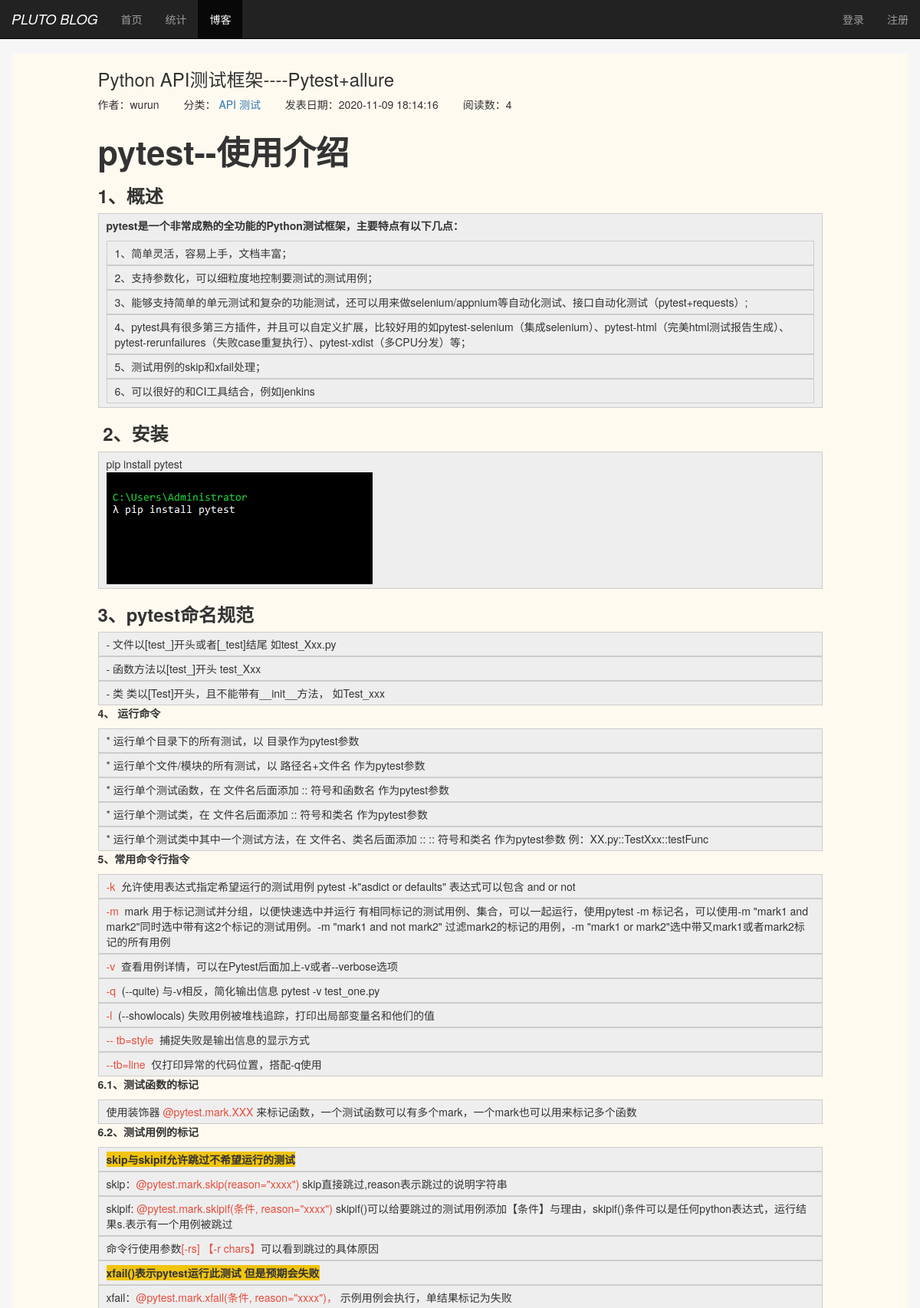
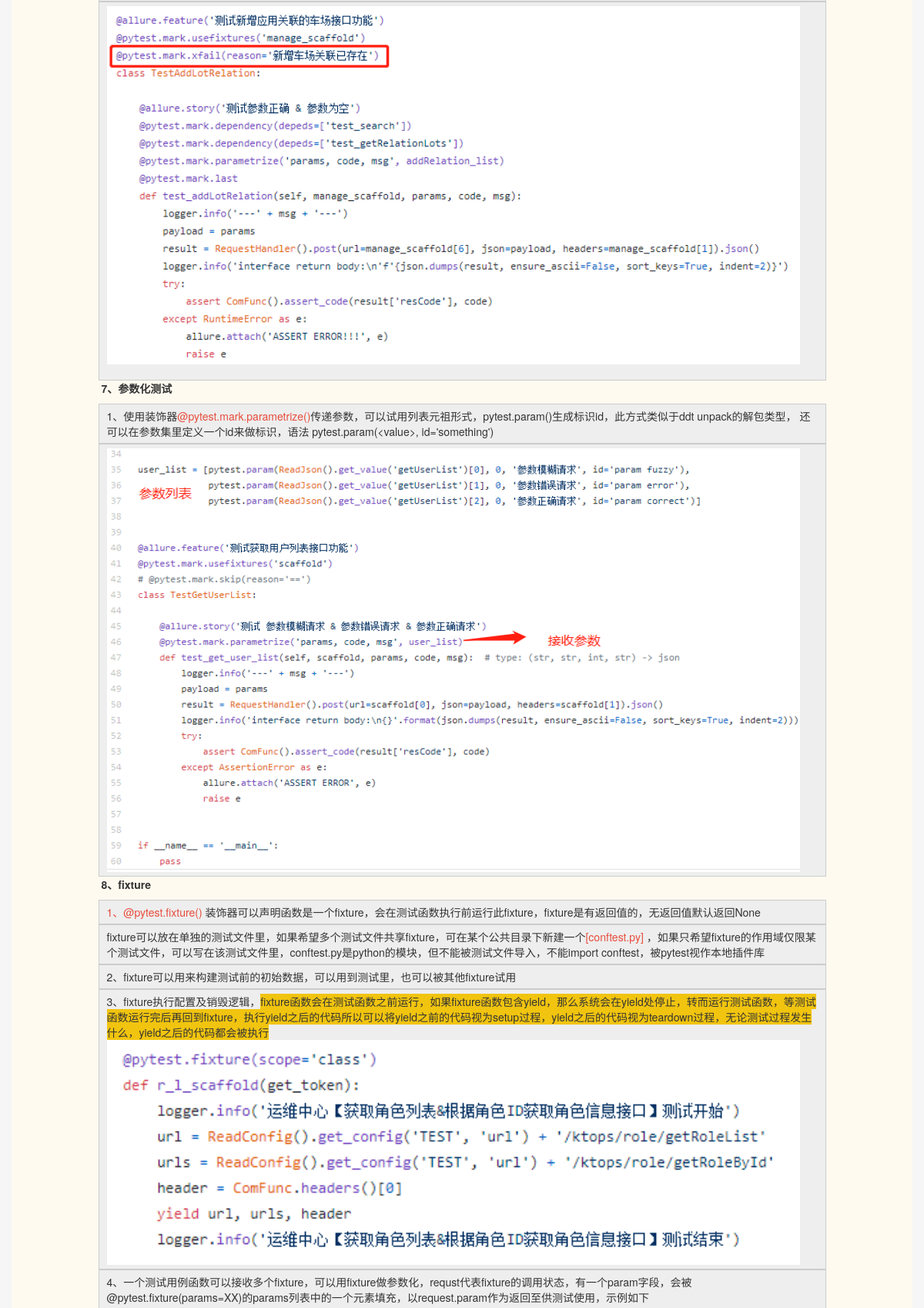
The page /blog/144 (upper part) on the database its author committed (2 pictures, top to bottom).
### blog/models.py (models this page shows, shortened)
class Blog(models.Model, ReadNumExpandMethod):
    title = models.CharField(max_length=50)
    blog_type = models.ForeignKey(BlogType, on_delete=models.DO_NOTHING)
    content = RichTextUploadingField()
    author = models.ForeignKey(User, on_delete=models.DO_NOTHING, default=1)
    created_time = models.DateTimeField(auto_now_add=True)
    last_updated_time = models.DateTimeField(auto_now=True)
    read_details = GenericRelation(ReadDetail)  # 反向通用关系，创建一个从相关对象到该对象的关系， 这里关联到ReadDetail-->Blog
    objects = models.Manager()
    class Meta:
        ordering = ['-created_time']  # 倒序显示列表

class BlogType(models.Model):
    type_name = models.CharField(max_length=15)
    objects = models.Manager()  # 加上这句才能应用objects
    def __str__(self):
        return self.type_name

### read_statistics/models.py (models this page shows)
class ReadNum(models.Model):
    read_num = models.IntegerField(default=0)  # 阅读计数字段，默认0
    content_type = models.ForeignKey(ContentType, on_delete=models.DO_NOTHING)  # 多对一，外键指向ContentType模型
    object_id = models.PositiveIntegerField()  # 数值字段类型，存储将要关联的模型中的主键值
    content_object = GenericForeignKey('content_type', 'object_id')  # 特殊的字段类型,允许与任何模型建立关系

### blog/views.py (the view)
# urls.py: path('<int:blog_pk>', views.blog_detail, name="blog_detail"),  # url参数须于视图函数中参数相同
def blog_detail(request, blog_pk):
    blog = get_object_or_404(Blog, pk=blog_pk)  # ==Blog.objects.get(pk=blog_pk)，根据主键id获取到这篇博文的具体内容
    read_cookie_key = read_statistics_once_read(request, blog)
    blog_content_type = ContentType.objects.get_for_model(blog)  # 获取模型类或模型实例，并返回表示该模型的ContentType实例 <ContentType: blog>
    comments = Comment.objects.filter(content_type=blog_content_type, object_id=blog.pk)  # content_type==ContentType实例==blog
    context = {}
    context.update(blog=blog,
                   previous_blog=Blog.objects.filter(created_time__gt=blog.created_time).last(),
                   next_blog=Blog.objects.filter(created_time__lt=blog.created_time).first(),
                   comments=comments,
                   comment_form=CommentForm(initial={'content_type': blog_content_type.model,  # 这是是将模型Blog对象转成字符串
                                                     'object_id': blog_pk}),
                   )
    response = render(request, 'blog/blog_detail.html', context)  # 响应
    response.set_cookie(read_cookie_key, 'true')  # 根据博客的主键值设置cookie, 不设置失效时间，关闭浏览器失效
    return response

### read_statistics/models.py (called while the page is built)
    def get_read_num(self):
        try:
            ct = ContentType.objects.get_for_model(self)  # 获取模型类或模型实例，然后返回ContentType代表该模型的实例
            readnum = ReadNum.objects.get(content_type=ct, object_id=self.pk)  # 根据模型类实例与主键id获取到记录
            return readnum.read_num
        except exceptions.ObjectDoesNotExist:  # 如果不存在read_num, 返回0
            return 0

### read_statistics/utils.py (called while the page is built)
def read_statistics_once_read(request, obj):
    ct = ContentType.objects.get_for_model(obj)  # 获取具体的模型对象的模型类实例
    key = f'{ct.model}_{obj.pk}_read'  # key==cookie ct.model获取模型类的名称， obj.pk具体对象的主键值
    if not request.COOKIES.get(key):
        readnum, created = ReadNum.objects.get_or_create(content_type=ct, object_id=obj.pk)
        readnum.read_num += 1  # 进入到这篇博客就把read_num + 1
        readnum.save()  # 全局保存
        date = timezone.now().date()
        readDetail, created = ReadDetail.objects.get_or_create(content_type=ct, object_id=obj.pk, date=date)
        readDetail.read_num += 1
        readDetail.save()
    return key

### blog/templates/blog/blog_detail.html (shortened to what this page needs)
{% extends 'base.html' %}
{% block nav_blog_active %}active{% endblock %}
{% load static %}
{% block heard_extends %}
    <link rel="stylesheet" href="{% static 'blog/blog.css' %}">
{% endblock %}
{% block content %}
    <div class="container">
        <div class="row" style="background: floralwhite;">
            <div class="col-xs-10 col-xs-offset-1">
                <h3>{{ blog.title }}</h3>
                <ul class="blog-info-description">
                    <li>作者：{{ blog.author }}</li>
                    <li>分类：
                        <a href="{% url 'blogs_with_type' blog.blog_type.pk %}">
                            {{ blog.blog_type}}
                        </a></li>
                    <li>发表日期：{{ blog.created_time|date:"Y-m-d H:i:s" }}</li>
                    <li>阅读数：{{ blog.get_read_num }}</li>
                </ul>
                <div class="blog-content">{{ blog.content|safe }}</div>
            </div>
        </div>
    </div>
{% endblock %}

### static/base.css (style rules this page uses)
* { margin: 0; padding: 0; }
body { margin-top: 70px!important; background-color: #f6f6f6!important; }

### blog/static/blog/blog.css (style rules this page uses)
ul.blog-info-description { list-style-type: none; margin-bottom: 2em; }
ul.blog-info-description li { display: inline-block; margin-right: 2em; }

### rows shown on the page
Blog: title "Python API测试框架----Pytest+allure", author "wurun", blog_type "API 测试", created_time "2020-11-09 18:14:16", get_read_num "4", content "pytest--使用介绍 1、概述 pytest是一个非常成熟的全功能的Python测试框架，主要特点有以下几点： 1、简单灵活，容易上手，文档丰富； 2、支持参数化，可以细粒度地控制要测试的测试用例； 3、能够支持简单的单元测试和复杂的功能测试，还可以用来做selenium/appnium等自动化测试、接口自动化测试（pytest+requests）; 4、pytest具有很多第三方插件，并且可以自定义扩展，比较好用的如pytest-selenium（集成selenium）、pytest-html（完美html测试报告生成）、pytest-rerunfailures（失败case重复执行）、pytest-xdist（多CPU分发）等； 5、测试用例的skip和xfail处理； 6、可以很好的和CI工具结合，例如jenkins 2、安装 pip install pytest 3、pytest命名规范 - 文件以[test_]开头或者[_test]结尾 如test_Xxx.py - 函数方法以[test_]开头 test_Xxx - 类 类以[Test]开头，且不能带有__init__方法， 如Test_xxx 4、 运行命令 * 运行单个目录下的所有测试，以 目录作为pytest参数 * 运行单个文件/模块的所有测试，以 路径名+文件名 作为pytest参数 * 运行单个测试函数，在 文件名后面添加 :: 符号和函数名 作为pytest参数 * 运行单个测试类，在 文件名后面添加 :: 符号和类名 作为pytest参数 * 运行单个测试类中其中一个测试方法，在…", content (picture)
